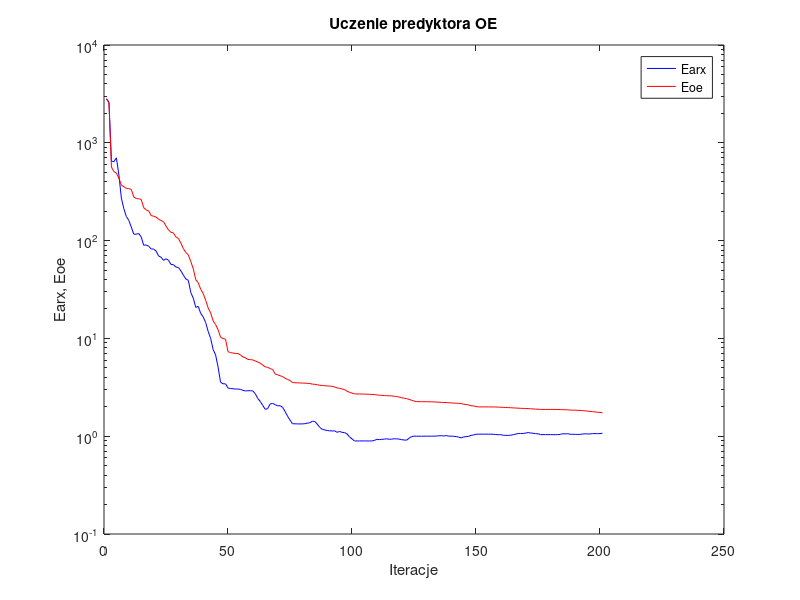
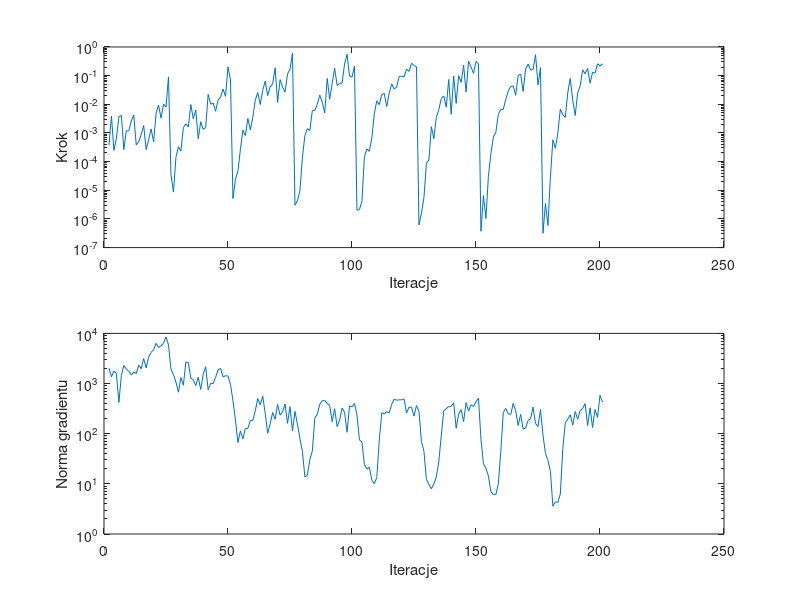

Recreate these plots in MATLAB, in order.
%uczenie predyktora oe
clear all;
n=0; farx(n+1)=2.827459e+003; foe(n+1)=2.809489e+003; wspucz(n+1)=0.000000e+000; ng(n+1)=0.000000e+000;
%odnowa zmiennej metryki
n=1; farx(n+1)=2.597419e+003; foe(n+1)=2.561804e+003; krok(n+1)=3.761980e-004; ng(n+1)=2.028555e+003;
n=2; farx(n+1)=6.479307e+002; foe(n+1)=5.651478e+002; krok(n+1)=3.899772e-003; ng(n+1)=1.366647e+003;
n=3; farx(n+1)=6.421246e+002; foe(n+1)=5.077091e+002; krok(n+1)=2.478682e-004; ng(n+1)=1.773152e+003;
n=4; farx(n+1)=7.016390e+002; foe(n+1)=4.909330e+002; krok(n+1)=6.518159e-004; ng(n+1)=1.583328e+003;
n=5; farx(n+1)=4.704898e+002; foe(n+1)=4.340681e+002; krok(n+1)=3.677109e-003; ng(n+1)=4.201923e+002;
n=6; farx(n+1)=2.722705e+002; foe(n+1)=3.703175e+002; krok(n+1)=4.102156e-003; ng(n+1)=1.460267e+003;
n=7; farx(n+1)=2.118622e+002; foe(n+1)=3.555813e+002; krok(n+1)=2.630324e-004; ng(n+1)=2.280294e+003;
n=8; farx(n+1)=1.765708e+002; foe(n+1)=3.425093e+002; krok(n+1)=1.186919e-003; ng(n+1)=1.961399e+003;
n=9; farx(n+1)=1.610368e+002; foe(n+1)=3.399751e+002; krok(n+1)=1.193235e-003; ng(n+1)=1.751047e+003;
n=10; farx(n+1)=1.375302e+002; foe(n+1)=3.339981e+002; krok(n+1)=2.616444e-003; ng(n+1)=1.491384e+003;
n=11; farx(n+1)=1.164547e+002; foe(n+1)=2.793557e+002; krok(n+1)=4.212063e-003; ng(n+1)=1.689802e+003;
n=12; farx(n+1)=1.162424e+002; foe(n+1)=2.692495e+002; krok(n+1)=3.812452e-004; ng(n+1)=1.585960e+003;
n=13; farx(n+1)=1.180592e+002; foe(n+1)=2.678188e+002; krok(n+1)=4.927090e-004; ng(n+1)=2.324457e+003;
n=14; farx(n+1)=1.091626e+002; foe(n+1)=2.632708e+002; krok(n+1)=8.960744e-004; ng(n+1)=1.972945e+003;
n=15; farx(n+1)=8.981241e+001; foe(n+1)=2.170794e+002; krok(n+1)=1.812955e-003; ng(n+1)=3.144915e+003;
n=16; farx(n+1)=9.021386e+001; foe(n+1)=2.061302e+002; krok(n+1)=2.633328e-004; ng(n+1)=2.049746e+003;
n=17; farx(n+1)=8.775125e+001; foe(n+1)=2.013242e+002; krok(n+1)=5.880954e-004; ng(n+1)=3.363496e+003;
n=18; farx(n+1)=8.229839e+001; foe(n+1)=1.805190e+002; krok(n+1)=1.387045e-003; ng(n+1)=4.182873e+003;
n=19; farx(n+1)=8.185804e+001; foe(n+1)=1.774438e+002; krok(n+1)=4.921872e-004; ng(n+1)=4.733360e+003;
n=20; farx(n+1)=7.831320e+001; foe(n+1)=1.738508e+002; krok(n+1)=4.829711e-003; ng(n+1)=6.330398e+003;
n=21; farx(n+1)=6.965489e+001; foe(n+1)=1.655061e+002; krok(n+1)=9.393654e-003; ng(n+1)=5.226474e+003;
n=22; farx(n+1)=6.761690e+001; foe(n+1)=1.604864e+002; krok(n+1)=3.271540e-003; ng(n+1)=5.677169e+003;
n=23; farx(n+1)=6.279767e+001; foe(n+1)=1.560440e+002; krok(n+1)=1.012568e-002; ng(n+1)=6.361259e+003;
n=24; farx(n+1)=6.518678e+001; foe(n+1)=1.410708e+002; krok(n+1)=8.076024e-003; ng(n+1)=8.482815e+003;
n=25; farx(n+1)=6.315494e+001; foe(n+1)=1.287189e+002; krok(n+1)=9.035956e-002; ng(n+1)=5.914845e+003;
%odnowa zmiennej metryki
n=26; farx(n+1)=5.707174e+001; foe(n+1)=1.214941e+002; krok(n+1)=3.487580e-005; ng(n+1)=1.924950e+003;
n=27; farx(n+1)=5.667291e+001; foe(n+1)=1.199086e+002; krok(n+1)=8.648025e-006; ng(n+1)=1.513342e+003;
n=28; farx(n+1)=5.363676e+001; foe(n+1)=1.088877e+002; krok(n+1)=1.407870e-004; ng(n+1)=1.075819e+003;
n=29; farx(n+1)=5.313919e+001; foe(n+1)=1.052154e+002; krok(n+1)=3.309440e-004; ng(n+1)=6.731903e+002;
n=30; farx(n+1)=4.904707e+001; foe(n+1)=9.424601e+001; krok(n+1)=2.325873e-004; ng(n+1)=1.322144e+003;
n=31; farx(n+1)=4.435885e+001; foe(n+1)=8.267471e+001; krok(n+1)=1.548092e-003; ng(n+1)=9.251109e+002;
n=32; farx(n+1)=4.051924e+001; foe(n+1)=7.561012e+001; krok(n+1)=2.087321e-003; ng(n+1)=2.676623e+003;
n=33; farx(n+1)=3.931279e+001; foe(n+1)=7.135739e+001; krok(n+1)=1.604967e-003; ng(n+1)=2.627041e+003;
n=34; farx(n+1)=2.941850e+001; foe(n+1)=6.103356e+001; krok(n+1)=9.832841e-003; ng(n+1)=1.276337e+003;
n=35; farx(n+1)=2.577577e+001; foe(n+1)=5.148538e+001; krok(n+1)=3.128460e-003; ng(n+1)=1.193463e+003;
n=36; farx(n+1)=2.076712e+001; foe(n+1)=3.984957e+001; krok(n+1)=6.303106e-003; ng(n+1)=9.104114e+002;
n=37; farx(n+1)=2.124634e+001; foe(n+1)=3.703304e+001; krok(n+1)=6.298318e-004; ng(n+1)=1.338758e+003;
n=38; farx(n+1)=1.800099e+001; foe(n+1)=3.182029e+001; krok(n+1)=2.474886e-003; ng(n+1)=7.613793e+002;
n=39; farx(n+1)=1.659949e+001; foe(n+1)=2.872065e+001; krok(n+1)=1.329544e-003; ng(n+1)=1.524480e+003;
n=40; farx(n+1)=1.450765e+001; foe(n+1)=2.453455e+001; krok(n+1)=1.563719e-003; ng(n+1)=2.171801e+003;
n=41; farx(n+1)=1.178443e+001; foe(n+1)=2.049287e+001; krok(n+1)=2.219272e-002; ng(n+1)=7.521317e+002;
n=42; farx(n+1)=1.000991e+001; foe(n+1)=1.825048e+001; krok(n+1)=1.012183e-002; ng(n+1)=1.008148e+003;
n=43; farx(n+1)=7.703424e+000; foe(n+1)=1.510641e+001; krok(n+1)=1.109636e-002; ng(n+1)=9.972674e+002;
n=44; farx(n+1)=6.777270e+000; foe(n+1)=1.386167e+001; krok(n+1)=5.711090e-003; ng(n+1)=1.330462e+003;
n=45; farx(n+1)=5.085171e+000; foe(n+1)=1.226414e+001; krok(n+1)=1.389524e-002; ng(n+1)=1.881797e+003;
n=46; farx(n+1)=3.561501e+000; foe(n+1)=1.026999e+001; krok(n+1)=1.799391e-002; ng(n+1)=2.012244e+003;
n=47; farx(n+1)=3.434214e+000; foe(n+1)=9.968899e+000; krok(n+1)=3.413297e-002; ng(n+1)=1.348618e+003;
n=48; farx(n+1)=3.431427e+000; foe(n+1)=9.823464e+000; krok(n+1)=1.891529e-002; ng(n+1)=1.434247e+003;
n=49; farx(n+1)=3.106110e+000; foe(n+1)=7.311009e+000; krok(n+1)=2.032965e-001; ng(n+1)=1.412515e+003;
n=50; farx(n+1)=3.070788e+000; foe(n+1)=7.158469e+000; krok(n+1)=7.045190e-002; ng(n+1)=9.558599e+002;
%odnowa zmiennej metryki
n=51; farx(n+1)=3.056897e+000; foe(n+1)=7.084598e+000; krok(n+1)=5.134573e-006; ng(n+1)=4.568625e+002;
n=52; farx(n+1)=3.036164e+000; foe(n+1)=7.018845e+000; krok(n+1)=2.419290e-005; ng(n+1)=1.876179e+002;
n=53; farx(n+1)=3.034892e+000; foe(n+1)=7.007811e+000; krok(n+1)=4.729405e-005; ng(n+1)=6.635444e+001;
n=54; farx(n+1)=3.010768e+000; foe(n+1)=6.782353e+000; krok(n+1)=2.618406e-004; ng(n+1)=1.136290e+002;
n=55; farx(n+1)=2.946034e+000; foe(n+1)=6.476960e+000; krok(n+1)=1.256985e-003; ng(n+1)=7.833790e+001;
n=56; farx(n+1)=2.901927e+000; foe(n+1)=6.340174e+000; krok(n+1)=8.058731e-004; ng(n+1)=1.262925e+002;
n=57; farx(n+1)=2.917203e+000; foe(n+1)=6.090948e+000; krok(n+1)=3.223493e-003; ng(n+1)=1.274061e+002;
n=58; farx(n+1)=2.918491e+000; foe(n+1)=6.070754e+000; krok(n+1)=1.280854e-003; ng(n+1)=1.831787e+002;
n=59; farx(n+1)=2.903325e+000; foe(n+1)=6.023679e+000; krok(n+1)=3.470726e-003; ng(n+1)=1.819346e+002;
n=60; farx(n+1)=2.719295e+000; foe(n+1)=5.878467e+000; krok(n+1)=1.405854e-002; ng(n+1)=2.871032e+002;
n=61; farx(n+1)=2.429978e+000; foe(n+1)=5.725520e+000; krok(n+1)=2.571418e-002; ng(n+1)=5.021731e+002;
n=62; farx(n+1)=2.268339e+000; foe(n+1)=5.580825e+000; krok(n+1)=9.859841e-003; ng(n+1)=3.753697e+002;
n=63; farx(n+1)=2.069909e+000; foe(n+1)=5.342765e+000; krok(n+1)=3.072094e-002; ng(n+1)=5.614676e+002;
n=64; farx(n+1)=1.884389e+000; foe(n+1)=5.115197e+000; krok(n+1)=6.442938e-002; ng(n+1)=2.562151e+002;
n=65; farx(n+1)=1.912258e+000; foe(n+1)=5.060301e+000; krok(n+1)=2.014462e-002; ng(n+1)=1.020823e+002;
n=66; farx(n+1)=2.137528e+000; foe(n+1)=4.921433e+000; krok(n+1)=4.050274e-002; ng(n+1)=1.575050e+002;
n=67; farx(n+1)=2.166325e+000; foe(n+1)=4.811414e+000; krok(n+1)=5.082412e-002; ng(n+1)=2.654164e+002;
n=68; farx(n+1)=2.103144e+000; foe(n+1)=4.329923e+000; krok(n+1)=1.881319e-001; ng(n+1)=1.942029e+002;
n=69; farx(n+1)=2.042794e+000; foe(n+1)=4.245223e+000; krok(n+1)=1.170476e-002; ng(n+1)=3.849257e+002;
n=70; farx(n+1)=2.053559e+000; foe(n+1)=4.151340e+000; krok(n+1)=7.266281e-002; ng(n+1)=2.358080e+002;
n=71; farx(n+1)=1.974210e+000; foe(n+1)=4.075407e+000; krok(n+1)=4.002904e-002; ng(n+1)=2.695988e+002;
n=72; farx(n+1)=1.793878e+000; foe(n+1)=3.914404e+000; krok(n+1)=2.642647e-002; ng(n+1)=3.911841e+002;
n=73; farx(n+1)=1.601182e+000; foe(n+1)=3.806186e+000; krok(n+1)=1.134226e-001; ng(n+1)=1.612348e+002;
n=74; farx(n+1)=1.462322e+000; foe(n+1)=3.710021e+000; krok(n+1)=1.668649e-001; ng(n+1)=3.453940e+002;
n=75; farx(n+1)=1.341358e+000; foe(n+1)=3.539854e+000; krok(n+1)=6.031845e-001; ng(n+1)=1.136505e+002;
%odnowa zmiennej metryki
n=76; farx(n+1)=1.338512e+000; foe(n+1)=3.520199e+000; krok(n+1)=3.021959e-006; ng(n+1)=2.781461e+002;
n=77; farx(n+1)=1.336512e+000; foe(n+1)=3.511876e+000; krok(n+1)=4.269784e-006; ng(n+1)=1.563793e+002;
n=78; farx(n+1)=1.334432e+000; foe(n+1)=3.506791e+000; krok(n+1)=9.667524e-006; ng(n+1)=7.947300e+001;
n=79; farx(n+1)=1.336113e+000; foe(n+1)=3.492853e+000; krok(n+1)=1.381179e-004; ng(n+1)=4.435848e+001;
n=80; farx(n+1)=1.342791e+000; foe(n+1)=3.484505e+000; krok(n+1)=8.220641e-004; ng(n+1)=1.379519e+001;
n=81; farx(n+1)=1.359809e+000; foe(n+1)=3.470961e+000; krok(n+1)=1.423724e-003; ng(n+1)=1.482611e+001;
n=82; farx(n+1)=1.372518e+000; foe(n+1)=3.456418e+000; krok(n+1)=1.211265e-003; ng(n+1)=3.040410e+001;
n=83; farx(n+1)=1.423355e+000; foe(n+1)=3.405185e+000; krok(n+1)=6.035177e-003; ng(n+1)=4.508066e+001;
n=84; farx(n+1)=1.414373e+000; foe(n+1)=3.393921e+000; krok(n+1)=6.053639e-003; ng(n+1)=2.054849e+002;
n=85; farx(n+1)=1.328797e+000; foe(n+1)=3.359871e+000; krok(n+1)=9.829303e-003; ng(n+1)=2.428837e+002;
n=86; farx(n+1)=1.230618e+000; foe(n+1)=3.322507e+000; krok(n+1)=2.113198e-002; ng(n+1)=3.863804e+002;
n=87; farx(n+1)=1.176266e+000; foe(n+1)=3.293859e+000; krok(n+1)=1.165911e-002; ng(n+1)=4.553356e+002;
n=88; farx(n+1)=1.158878e+000; foe(n+1)=3.287622e+000; krok(n+1)=5.003630e-003; ng(n+1)=4.586425e+002;
n=89; farx(n+1)=1.143990e+000; foe(n+1)=3.264221e+000; krok(n+1)=8.005809e-002; ng(n+1)=4.025084e+002;
n=90; farx(n+1)=1.135003e+000; foe(n+1)=3.254253e+000; krok(n+1)=1.506159e-002; ng(n+1)=3.664230e+002;
n=91; farx(n+1)=1.131568e+000; foe(n+1)=3.236371e+000; krok(n+1)=5.360061e-002; ng(n+1)=1.733540e+002;
n=92; farx(n+1)=1.133837e+000; foe(n+1)=3.186151e+000; krok(n+1)=1.823743e-001; ng(n+1)=3.144401e+002;
n=93; farx(n+1)=1.095868e+000; foe(n+1)=3.114530e+000; krok(n+1)=4.509885e-002; ng(n+1)=1.388368e+002;
n=94; farx(n+1)=1.118125e+000; foe(n+1)=3.087721e+000; krok(n+1)=5.335388e-002; ng(n+1)=1.871904e+002;
n=95; farx(n+1)=1.095773e+000; foe(n+1)=3.039580e+000; krok(n+1)=5.514490e-002; ng(n+1)=3.261177e+002;
n=96; farx(n+1)=1.088405e+000; foe(n+1)=2.996990e+000; krok(n+1)=2.554195e-001; ng(n+1)=2.685725e+002;
n=97; farx(n+1)=1.055290e+000; foe(n+1)=2.884152e+000; krok(n+1)=5.550159e-001; ng(n+1)=1.066145e+002;
n=98; farx(n+1)=9.841869e-001; foe(n+1)=2.812367e+000; krok(n+1)=9.569438e-002; ng(n+1)=3.584730e+002;
n=99; farx(n+1)=9.389037e-001; foe(n+1)=2.758893e+000; krok(n+1)=8.892157e-002; ng(n+1)=3.424987e+002;
n=100; farx(n+1)=8.936825e-001; foe(n+1)=2.711965e+000; krok(n+1)=2.153023e-001; ng(n+1)=4.008319e+002;
%odnowa zmiennej metryki
n=101; farx(n+1)=8.939448e-001; foe(n+1)=2.702341e+000; krok(n+1)=2.002554e-006; ng(n+1)=2.379769e+002;
n=102; farx(n+1)=8.941439e-001; foe(n+1)=2.701321e+000; krok(n+1)=2.119766e-006; ng(n+1)=7.526747e+001;
n=103; farx(n+1)=8.948090e-001; foe(n+1)=2.699802e+000; krok(n+1)=4.143859e-006; ng(n+1)=6.834826e+001;
n=104; farx(n+1)=8.952322e-001; foe(n+1)=2.693697e+000; krok(n+1)=1.479072e-004; ng(n+1)=2.431695e+001;
n=105; farx(n+1)=8.941963e-001; foe(n+1)=2.687635e+000; krok(n+1)=2.781068e-004; ng(n+1)=1.963530e+001;
n=106; farx(n+1)=8.938977e-001; foe(n+1)=2.682449e+000; krok(n+1)=2.288097e-004; ng(n+1)=2.143388e+001;
n=107; farx(n+1)=8.946277e-001; foe(n+1)=2.676204e+000; krok(n+1)=6.791933e-004; ng(n+1)=1.186184e+001;
n=108; farx(n+1)=9.039189e-001; foe(n+1)=2.666771e+000; krok(n+1)=4.738412e-003; ng(n+1)=1.008829e+001;
n=109; farx(n+1)=9.298043e-001; foe(n+1)=2.645074e+000; krok(n+1)=1.321526e-002; ng(n+1)=1.341295e+001;
n=110; farx(n+1)=9.220765e-001; foe(n+1)=2.623969e+000; krok(n+1)=9.677825e-003; ng(n+1)=7.470938e+001;
n=111; farx(n+1)=9.288529e-001; foe(n+1)=2.616882e+000; krok(n+1)=2.165649e-002; ng(n+1)=2.625305e+002;
n=112; farx(n+1)=9.326406e-001; foe(n+1)=2.601596e+000; krok(n+1)=2.378798e-002; ng(n+1)=2.473266e+002;
n=113; farx(n+1)=9.418022e-001; foe(n+1)=2.595723e+000; krok(n+1)=8.323975e-003; ng(n+1)=2.759173e+002;
n=114; farx(n+1)=9.292047e-001; foe(n+1)=2.590629e+000; krok(n+1)=2.452306e-002; ng(n+1)=2.601578e+002;
n=115; farx(n+1)=9.342574e-001; foe(n+1)=2.582490e+000; krok(n+1)=5.188122e-002; ng(n+1)=3.865443e+002;
n=116; farx(n+1)=9.413210e-001; foe(n+1)=2.562804e+000; krok(n+1)=3.394649e-002; ng(n+1)=4.887101e+002;
n=117; farx(n+1)=9.392223e-001; foe(n+1)=2.542970e+000; krok(n+1)=4.034388e-002; ng(n+1)=4.657224e+002;
n=118; farx(n+1)=9.342458e-001; foe(n+1)=2.515444e+000; krok(n+1)=9.282613e-002; ng(n+1)=4.727682e+002;
n=119; farx(n+1)=9.217165e-001; foe(n+1)=2.475073e+000; krok(n+1)=9.599621e-002; ng(n+1)=4.735672e+002;
n=120; farx(n+1)=9.155998e-001; foe(n+1)=2.448051e+000; krok(n+1)=8.892157e-002; ng(n+1)=4.888199e+002;
n=121; farx(n+1)=9.100128e-001; foe(n+1)=2.423779e+000; krok(n+1)=1.702433e-001; ng(n+1)=2.580315e+002;
n=122; farx(n+1)=9.533731e-001; foe(n+1)=2.380876e+000; krok(n+1)=1.399123e-001; ng(n+1)=3.395427e+002;
n=123; farx(n+1)=9.896061e-001; foe(n+1)=2.329742e+000; krok(n+1)=2.701727e-001; ng(n+1)=3.353404e+002;
n=124; farx(n+1)=1.002249e+000; foe(n+1)=2.288349e+000; krok(n+1)=2.268451e-001; ng(n+1)=2.239154e+002;
n=125; farx(n+1)=9.998997e-001; foe(n+1)=2.259195e+000; krok(n+1)=2.044970e-001; ng(n+1)=3.632346e+002;
%odnowa zmiennej metryki
n=126; farx(n+1)=9.997215e-001; foe(n+1)=2.254922e+000; krok(n+1)=6.220294e-007; ng(n+1)=2.791800e+002;
n=127; farx(n+1)=9.998789e-001; foe(n+1)=2.254181e+000; krok(n+1)=1.585109e-006; ng(n+1)=6.974094e+001;
n=128; farx(n+1)=1.000506e+000; foe(n+1)=2.253250e+000; krok(n+1)=5.474418e-006; ng(n+1)=4.497930e+001;
n=129; farx(n+1)=1.001181e+000; foe(n+1)=2.252166e+000; krok(n+1)=8.848135e-005; ng(n+1)=1.226950e+001;
n=130; farx(n+1)=1.001303e+000; foe(n+1)=2.251660e+000; krok(n+1)=1.144049e-004; ng(n+1)=9.664932e+000;
n=131; farx(n+1)=1.001124e+000; foe(n+1)=2.246423e+000; krok(n+1)=1.667309e-003; ng(n+1)=7.939883e+000;
n=132; farx(n+1)=1.000650e+000; foe(n+1)=2.241678e+000; krok(n+1)=6.328553e-004; ng(n+1)=9.920684e+000;
n=133; farx(n+1)=1.004128e+000; foe(n+1)=2.236577e+000; krok(n+1)=3.516052e-003; ng(n+1)=1.378987e+001;
n=134; farx(n+1)=1.009148e+000; foe(n+1)=2.225516e+000; krok(n+1)=6.526603e-003; ng(n+1)=2.761420e+001;
n=135; farx(n+1)=1.012425e+000; foe(n+1)=2.217392e+000; krok(n+1)=1.596002e-002; ng(n+1)=9.198438e+001;
n=136; farx(n+1)=1.004906e+000; foe(n+1)=2.213140e+000; krok(n+1)=1.964862e-002; ng(n+1)=2.868832e+002;
n=137; farx(n+1)=1.015125e+000; foe(n+1)=2.211001e+000; krok(n+1)=7.932207e-003; ng(n+1)=3.152204e+002;
n=138; farx(n+1)=1.002090e+000; foe(n+1)=2.195174e+000; krok(n+1)=7.377901e-002; ng(n+1)=3.483204e+002;
n=139; farx(n+1)=1.001603e+000; foe(n+1)=2.193817e+000; krok(n+1)=4.481978e-003; ng(n+1)=3.517639e+002;
n=140; farx(n+1)=9.964886e-001; foe(n+1)=2.177424e+000; krok(n+1)=9.790078e-002; ng(n+1)=4.147652e+002;
n=141; farx(n+1)=9.914879e-001; foe(n+1)=2.175444e+000; krok(n+1)=1.073668e-002; ng(n+1)=1.284742e+002;
n=142; farx(n+1)=9.789490e-001; foe(n+1)=2.167830e+000; krok(n+1)=1.001107e-001; ng(n+1)=2.459640e+002;
n=143; farx(n+1)=9.606942e-001; foe(n+1)=2.155689e+000; krok(n+1)=5.801457e-002; ng(n+1)=3.015252e+002;
n=144; farx(n+1)=9.836411e-001; foe(n+1)=2.122296e+000; krok(n+1)=2.317569e-001; ng(n+1)=1.749993e+002;
n=145; farx(n+1)=9.891437e-001; foe(n+1)=2.111682e+000; krok(n+1)=2.667694e-002; ng(n+1)=4.173681e+002;
n=146; farx(n+1)=9.956983e-001; foe(n+1)=2.088264e+000; krok(n+1)=3.183983e-001; ng(n+1)=2.827877e+002;
n=147; farx(n+1)=1.020839e+000; foe(n+1)=2.050569e+000; krok(n+1)=2.010759e-001; ng(n+1)=3.777857e+002;
n=148; farx(n+1)=1.028839e+000; foe(n+1)=2.037401e+000; krok(n+1)=1.196783e-001; ng(n+1)=3.477384e+002;
n=149; farx(n+1)=1.046940e+000; foe(n+1)=2.010097e+000; krok(n+1)=3.116529e-001; ng(n+1)=4.339233e+002;
n=150; farx(n+1)=1.049216e+000; foe(n+1)=1.993738e+000; krok(n+1)=2.577175e-001; ng(n+1)=5.094240e+002;
%odnowa zmiennej metryki
n=151; farx(n+1)=1.049256e+000; foe(n+1)=1.993497e+000; krok(n+1)=3.716401e-007; ng(n+1)=7.705826e+001;
n=152; farx(n+1)=1.049497e+000; foe(n+1)=1.993267e+000; krok(n+1)=6.521697e-006; ng(n+1)=2.513856e+001;
n=153; farx(n+1)=1.049528e+000; foe(n+1)=1.993227e+000; krok(n+1)=1.039615e-006; ng(n+1)=2.046973e+001;
n=154; farx(n+1)=1.049457e+000; foe(n+1)=1.992751e+000; krok(n+1)=3.070301e-005; ng(n+1)=1.439675e+001;
n=155; farx(n+1)=1.048421e+000; foe(n+1)=1.992184e+000; krok(n+1)=1.915864e-004; ng(n+1)=6.953079e+000;
n=156; farx(n+1)=1.045941e+000; foe(n+1)=1.990345e+000; krok(n+1)=7.118622e-004; ng(n+1)=6.138315e+000;
n=157; farx(n+1)=1.040589e+000; foe(n+1)=1.988084e+000; krok(n+1)=1.055362e-003; ng(n+1)=6.105776e+000;
n=158; farx(n+1)=1.034596e+000; foe(n+1)=1.984551e+000; krok(n+1)=4.464645e-003; ng(n+1)=9.997879e+000;
n=159; farx(n+1)=1.037310e+000; foe(n+1)=1.976715e+000; krok(n+1)=6.607631e-003; ng(n+1)=4.462585e+001;
n=160; farx(n+1)=1.022063e+000; foe(n+1)=1.972977e+000; krok(n+1)=6.699412e-003; ng(n+1)=2.651558e+002;
n=161; farx(n+1)=1.020983e+000; foe(n+1)=1.964163e+000; krok(n+1)=1.488559e-002; ng(n+1)=3.201202e+002;
n=162; farx(n+1)=1.018867e+000; foe(n+1)=1.961773e+000; krok(n+1)=2.928765e-002; ng(n+1)=2.481764e+002;
n=163; farx(n+1)=1.024495e+000; foe(n+1)=1.955262e+000; krok(n+1)=4.215364e-002; ng(n+1)=2.421630e+002;
n=164; farx(n+1)=1.035738e+000; foe(n+1)=1.947354e+000; krok(n+1)=4.388300e-002; ng(n+1)=4.014974e+002;
n=165; farx(n+1)=1.049712e+000; foe(n+1)=1.941563e+000; krok(n+1)=2.074719e-002; ng(n+1)=2.856135e+002;
n=166; farx(n+1)=1.067165e+000; foe(n+1)=1.934629e+000; krok(n+1)=1.008497e-001; ng(n+1)=1.456329e+002;
n=167; farx(n+1)=1.065781e+000; foe(n+1)=1.927059e+000; krok(n+1)=1.139041e-001; ng(n+1)=2.429383e+002;
n=168; farx(n+1)=1.066305e+000; foe(n+1)=1.924978e+000; krok(n+1)=2.812841e-002; ng(n+1)=1.230747e+002;
n=169; farx(n+1)=1.077163e+000; foe(n+1)=1.921168e+000; krok(n+1)=1.713887e-001; ng(n+1)=1.307191e+002;
n=170; farx(n+1)=1.088738e+000; foe(n+1)=1.915501e+000; krok(n+1)=2.522670e-001; ng(n+1)=1.831186e+002;
n=171; farx(n+1)=1.079161e+000; foe(n+1)=1.908155e+000; krok(n+1)=1.568265e-001; ng(n+1)=1.984079e+002;
n=172; farx(n+1)=1.072895e+000; foe(n+1)=1.901683e+000; krok(n+1)=1.627922e-001; ng(n+1)=3.376411e+002;
n=173; farx(n+1)=1.061688e+000; foe(n+1)=1.890871e+000; krok(n+1)=5.378226e-001; ng(n+1)=1.607385e+002;
n=174; farx(n+1)=1.058776e+000; foe(n+1)=1.888851e+000; krok(n+1)=4.732206e-002; ng(n+1)=1.383843e+002;
n=175; farx(n+1)=1.037956e+000; foe(n+1)=1.879100e+000; krok(n+1)=1.919189e-001; ng(n+1)=3.014492e+002;
%odnowa zmiennej metryki
n=176; farx(n+1)=1.037959e+000; foe(n+1)=1.878769e+000; krok(n+1)=3.152759e-007; ng(n+1)=9.360754e+001;
n=177; farx(n+1)=1.038179e+000; foe(n+1)=1.878215e+000; krok(n+1)=3.409589e-006; ng(n+1)=4.097541e+001;
n=178; farx(n+1)=1.038198e+000; foe(n+1)=1.878162e+000; krok(n+1)=5.919728e-007; ng(n+1)=2.940565e+001;
n=179; farx(n+1)=1.037875e+000; foe(n+1)=1.877724e+000; krok(n+1)=2.857275e-005; ng(n+1)=1.773202e+001;
n=180; farx(n+1)=1.037283e+000; foe(n+1)=1.877300e+000; krok(n+1)=5.811999e-004; ng(n+1)=3.584088e+000;
n=181; farx(n+1)=1.037311e+000; foe(n+1)=1.876964e+000; krok(n+1)=2.933115e-004; ng(n+1)=4.373175e+000;
n=182; farx(n+1)=1.037138e+000; foe(n+1)=1.875470e+000; krok(n+1)=1.002232e-003; ng(n+1)=4.256584e+000;
n=183; farx(n+1)=1.044211e+000; foe(n+1)=1.871421e+000; krok(n+1)=6.734730e-003; ng(n+1)=6.263709e+000;
n=184; farx(n+1)=1.060363e+000; foe(n+1)=1.866563e+000; krok(n+1)=4.375565e-003; ng(n+1)=5.043825e+001;
n=185; farx(n+1)=1.055988e+000; foe(n+1)=1.865048e+000; krok(n+1)=3.503934e-003; ng(n+1)=1.664182e+002;
n=186; farx(n+1)=1.060647e+000; foe(n+1)=1.860901e+000; krok(n+1)=2.539936e-002; ng(n+1)=1.945640e+002;
n=187; farx(n+1)=1.047023e+000; foe(n+1)=1.848095e+000; krok(n+1)=8.035594e-002; ng(n+1)=2.382282e+002;
n=188; farx(n+1)=1.045750e+000; foe(n+1)=1.845846e+000; krok(n+1)=1.370811e-002; ng(n+1)=1.476324e+002;
n=189; farx(n+1)=1.045352e+000; foe(n+1)=1.844444e+000; krok(n+1)=4.087375e-003; ng(n+1)=2.769946e+002;
n=190; farx(n+1)=1.042542e+000; foe(n+1)=1.838907e+000; krok(n+1)=2.502768e-002; ng(n+1)=1.950325e+002;
n=191; farx(n+1)=1.043497e+000; foe(n+1)=1.837238e+000; krok(n+1)=4.388300e-002; ng(n+1)=2.905875e+002;
n=192; farx(n+1)=1.054134e+000; foe(n+1)=1.824481e+000; krok(n+1)=1.601162e-001; ng(n+1)=3.171238e+002;
n=193; farx(n+1)=1.057849e+000; foe(n+1)=1.816726e+000; krok(n+1)=1.160291e-001; ng(n+1)=3.976018e+002;
n=194; farx(n+1)=1.055277e+000; foe(n+1)=1.801856e+000; krok(n+1)=1.794664e-001; ng(n+1)=1.449197e+002;
n=195; farx(n+1)=1.054011e+000; foe(n+1)=1.793545e+000; krok(n+1)=5.455281e-002; ng(n+1)=3.292133e+002;
n=196; farx(n+1)=1.062530e+000; foe(n+1)=1.783822e+000; krok(n+1)=1.312394e-001; ng(n+1)=1.328607e+002;
n=197; farx(n+1)=1.063553e+000; foe(n+1)=1.770829e+000; krok(n+1)=1.230771e-001; ng(n+1)=3.042849e+002;
n=198; farx(n+1)=1.061729e+000; foe(n+1)=1.759352e+000; krok(n+1)=2.590498e-001; ng(n+1)=2.118522e+002;
n=199; farx(n+1)=1.063561e+000; foe(n+1)=1.749447e+000; krok(n+1)=2.203117e-001; ng(n+1)=5.839318e+002;
n=200; farx(n+1)=1.072517e+000; foe(n+1)=1.733373e+000; krok(n+1)=2.591726e-001; ng(n+1)=4.277455e+002;

figure; semilogy(farx,'b'); hold on; semilogy(foe,'r'); xlabel('Iteracje'); ylabel('Earx, Eoe'); legend('Earx','Eoe'); title('Uczenie predyktora OE');
figure; subplot(2,1,1); semilogy(krok); xlabel('Iteracje'); ylabel('Krok');
subplot(2,1,2); semilogy(ng); xlabel('Iteracje'); ylabel('Norma gradientu');
Earx=farx(n+1)
Eoe=foe(n+1)
